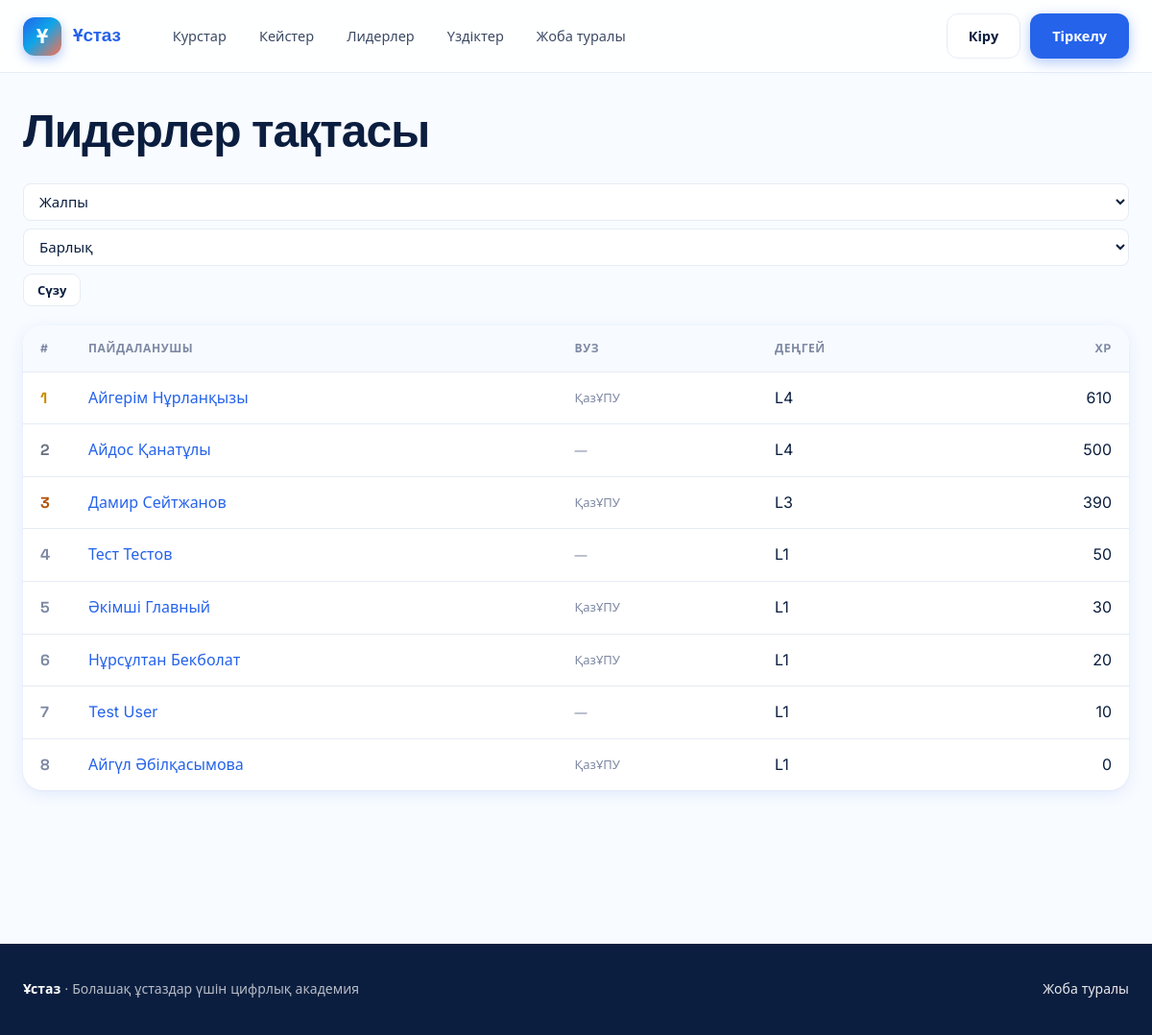
/g/leaderboard/, run on the app's committed database.
### gamification/models.py (models this page shows, shortened)
class Profile(models.Model):
    user = models.OneToOneField(
        settings.AUTH_USER_MODEL, on_delete=models.CASCADE, related_name="gprofile"
    )
    xp = models.PositiveIntegerField(default=0)
    level = models.PositiveSmallIntegerField(default=1)
    weekly_xp = models.PositiveIntegerField(default=0)
    monthly_xp = models.PositiveIntegerField(default=0)
    last_week_reset = models.DateField(null=True, blank=True)
    last_month_reset = models.DateField(null=True, blank=True)

### accounts/models.py (models this page shows, shortened)
class User(AbstractUser):
    class Role(models.TextChoices):
        STUDENT = "student", "Студент"
        METHODIST = "methodist", "Методист"
        ADMIN = "admin", "Әкімші"
    email = models.EmailField(blank=True)
    role = models.CharField(max_length=16, choices=Role.choices, default=Role.STUDENT)
    avatar = models.ImageField(upload_to="avatars/", blank=True, null=True)
    bio = models.TextField(blank=True)
    university = models.ForeignKey(
        University, on_delete=models.SET_NULL, null=True, blank=True, related_name="students"
    )
    region = models.ForeignKey(
        Region, on_delete=models.SET_NULL, null=True, blank=True, related_name="users"
    )
    specialty = models.ForeignKey(
        Specialty, on_delete=models.SET_NULL, null=True, blank=True, related_name="users"
    )
    year_of_study = models.PositiveSmallIntegerField(null=True, blank=True)
    locale = models.CharField(max_length=8, default="kk")
    is_profile_public = models.BooleanField(default=True)
    last_seen = models.DateTimeField(null=True, blank=True)
    REQUIRED_FIELDS = []
    @property
    def display_name(self):
        return self.get_full_name() or self.username

class University(models.Model):
    name = models.CharField(max_length=255, unique=True)
    short_name = models.CharField(max_length=32, blank=True)
    city = models.CharField(max_length=80, blank=True)
    class Meta:
        ordering = ["name"]
    def __str__(self):
        return self.short_name or self.name

### gamification/views.py (the view)
# urls.py: path("leaderboard/", views.leaderboard_view, name="leaderboard"),
def leaderboard_view(request):
    scope = request.GET.get("scope", "all")
    scope_kind = request.GET.get("kind", "global")  # global|university|region
    university = region = None
    if scope_kind == "university" and request.user.is_authenticated:
        university = request.user.university
    elif scope_kind == "region" and request.user.is_authenticated:
        region = request.user.region
    rows = leaderboard(scope=scope, university=university, region=region, limit=50)
    return render(
        request,
        "gamification/leaderboard.html",
        {"rows": rows, "scope": scope, "scope_kind": scope_kind},
    )

### gamification/services.py (called while the page is built)
def leaderboard(scope: str = "all", *, university=None, region=None, limit: int = 20):
    qs = Profile.objects.select_related("user")
    if university:
        qs = qs.filter(user__university=university)
    if region:
        qs = qs.filter(user__region=region)
    if scope == "weekly":
        qs = qs.order_by("-weekly_xp")
    elif scope == "monthly":
        qs = qs.order_by("-monthly_xp")
    else:
        qs = qs.order_by("-xp")
    return qs[:limit]

### templates/gamification/leaderboard.html (shortened to what this page needs)
{% extends "base.html" %}
{% load humanize %}
{% block content %}
<div class="container">
  <h1>Лидерлер тақтасы</h1>
  <div class="row" style="align-items: end; margin: 12px 0 20px;">
    <form method="get" style="display:flex; gap:8px; flex-wrap:wrap;">
      <select name="scope" style="padding:8px 12px; border:1px solid var(--line); border-radius:8px;">
        <option value="all" {% if scope == 'all' %}selected{% endif %}>Жалпы</option>
      </select>
      <select name="kind" style="padding:8px 12px; border:1px solid var(--line); border-radius:8px;">
        <option value="global" {% if scope_kind == 'global' %}selected{% endif %}>Барлық</option>
      </select>
      <button class="btn btn-ghost btn-sm">Сүзу</button>
    </form>
  </div>
  <table class="lb-table">
    <thead><tr><th>#</th><th>Пайдаланушы</th><th>ВУЗ</th><th>Деңгей</th><th style="text-align:right;">XP</th></tr></thead>
    <tbody>
      {% for p in rows %}
        <tr>
          <td class="lb-rank top-{{ forloop.counter }}">{{ forloop.counter }}</td>
          <td><a href="{% url 'accounts:profile' p.user.username %}">{{ p.user.display_name }}</a></td>
          <td class="muted small">{{ p.user.university|default:"—" }}</td>
          <td>L{{ p.level }}</td>
          <td style="text-align:right;">
            {% if scope == 'weekly' %}{{ p.weekly_xp|intcomma }}
            {% elif scope == 'monthly' %}{{ p.monthly_xp|intcomma }}
            {% else %}{{ p.xp|intcomma }}{% endif %}
          </td>
        </tr>
      {% empty %}
        <tr><td colspan="5" class="muted center">Әзірге деректер жоқ.</td></tr>
      {% endfor %}
    </tbody>
  </table>
</div>
{% endblock %}

### static/css/app.css (style rules this page uses)
:root { --bg: #f8fbff; --bg-tint: #eff6ff; --bg-dark: #0b1e3f; --surface: #ffffff; --surface-2: #f7faff; --ink: #0b1e3f; --ink-soft: #3c4a64; --muted: #7e89a3; --line: #e6ecf5; --line-strong: #cfd9ea; --primary: #2563eb; --primary-600: #1d4ed8; --primary-50: #eff6ff; --primary-100: #dbeafe; --accent: #fb7050; --accent-600: #ea5a3a; --pop: #facc15; --pop-pink: #ec4899; --gradient: linear-gradient(135deg, #2563eb 0%, #0ea5e9 45%, #fb7050 100%); --gradient-soft: linear-gradient(135deg, #dbeafe 0%, #cffafe 50%, #fed7aa 100%); --success: #10b981; --warning: #f59e0b; --danger: #ef4444; --shadow-sm: 0 1px 2px rgba(11, 30, 63, 0.05); --shadow: 0 4px 16px rgba(37, 99, 235, 0.10), 0 1px 2px rgba(11, 30, 63, 0.04); --shadow-lg: 0 18px 44px rgba(37, 99, 235, 0.16), 0 4px 12px rgba(11, 30, 63, 0.05); --shadow-pop: 0 20px 50px rgba(251, 112, 80, 0.28); --r-sm: 10px; --r: 14px; --r-lg: 20px; --r-xl: 28px; }
* { box-sizing: border-box; }
html, body { margin: 0; padding: 0; }
body { font-family: "Inter", system-ui, -apple-system, "Segoe UI", Roboto, sans-serif; font-feature-settings: "cv11", "ss01", "ss03"; color: var(--ink); background: var(--bg); line-height: 1.6; -webkit-font-smoothing: antialiased; -moz-osx-font-smoothing: grayscale; }
.bg-cream { background: var(--bg); }
h1, h2, h3, .display { font-family: "Space Grotesk", "Inter", sans-serif; letter-spacing: -0.02em; font-weight: 700; color: var(--ink); }
h1 { font-size: clamp(2rem, 4vw, 3rem); line-height: 1.05; margin: 0 0 0.6em; }
a { color: var(--primary); text-decoration: none; transition: color .15s ease; }
.container { max-width: 1200px; margin: 0 auto; padding: 0 24px; }
.btn { display: inline-flex; align-items: center; justify-content: center; gap: 8px; padding: 11px 22px; border-radius: 12px; font-weight: 600; font-size: 14.5px; cursor: pointer; border: 1px solid transparent; transition: all .18s cubic-bezier(.4,0,.2,1); font-family: inherit; text-decoration: none; white-space: nowrap; }
.btn-ghost { background: white; color: var(--ink); border-color: var(--line); }
.btn-sm { padding: 7px 14px; font-size: 13px; border-radius: 9px; }
.form input, .form textarea, .form select, input[type="text"], input[type="email"], input[type="password"], input[type="number"], textarea, select { width: 100%; padding: 11px 14px; border: 1.5px solid var(--line); border-radius: var(--r-sm); font: inherit; font-size: 15px; background: white; color: var(--ink); transition: all .15s ease; }
.row { display: flex; gap: 24px; flex-wrap: wrap; }
.row > * { flex: 1; min-width: 0; }
.lb-table { width: 100%; border-collapse: separate; border-spacing: 0; background: white; border-radius: var(--r-lg); overflow: hidden; box-shadow: var(--shadow); }
.lb-table th, .lb-table td { padding: 14px 18px; text-align: left; border-bottom: 1px solid var(--line); }
.lb-table th { background: var(--surface-2); font-size: 12px; text-transform: uppercase; letter-spacing: 0.05em; color: var(--muted); font-weight: 700; }
.lb-table tr:last-child td { border-bottom: 0; }
.lb-rank { font-weight: 700; color: var(--muted); width: 50px; font-family: "Space Grotesk", sans-serif; font-size: 16px; }
.lb-rank.top-1 { color: #ca8a04; }
.lb-rank.top-2 { color: #6b7280; }
.lb-rank.top-3 { color: #b45309; }
.muted { color: var(--muted); }
.small { font-size: 13px; }

### data on the page
Profile: user.display_name "Айгерім Нұрланқызы", user.university "ҚазҰПУ", level "4", xp "610"
Profile: user.display_name "Айдос Қанатұлы", user.university "—", level "4", xp "500"
Profile: user.display_name "Дамир Сейтжанов", user.university "ҚазҰПУ", level "3", xp "390"
Profile: user.display_name "Тест Тестов", user.university "—", level "1", xp "50"
Profile: user.display_name "Әкімші Главный", user.university "ҚазҰПУ", level "1", xp "30"
Profile: user.display_name "Нұрсұлтан Бекболат", user.university "ҚазҰПУ", level "1", xp "20"
Profile: user.display_name "Test User", user.university "—", level "1", xp "10"
Profile: user.display_name "Айгүл Әбілқасымова", user.university "ҚазҰПУ", level "1", xp "0"

### other printed values
{{ PLATFORM_NAME }} "Ұстаз"
{{ PLATFORM_TAGLINE }} "Болашақ ұстаздар үшін цифрлық академия"
